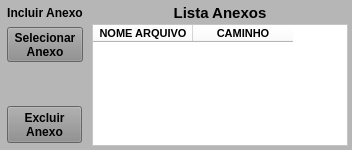
           <widget class="QWidget" name="widget_Cor6" native="true">
            <property name="maximumSize">
             <size>
              <width>16777215</width>
              <height>150</height>
             </size>
            </property>
            <property name="styleSheet">
             <string notr="true">background-color: rgb(182, 182, 182);</string>
            </property>
            <layout class="QHBoxLayout" name="horizontalLayout_7">
             <property name="spacing">
              <number>2</number>
             </property>
             <property name="leftMargin">
              <number>2</number>
             </property>
             <property name="topMargin">
              <number>2</number>
             </property>
             <property name="rightMargin">
              <number>2</number>
             </property>
             <property name="bottomMargin">
              <number>2</number>
             </property>
             <item>
              <widget class="QWidget" name="widget_31" native="true">
               <property name="minimumSize">
                <size>
                 <width>86</width>
                 <height>0</height>
                </size>
               </property>
               <property name="maximumSize">
                <size>
                 <width>86</width>
                 <height>16777215</height>
                </size>
               </property>
               <property name="styleSheet">
                <string notr="true"/>
               </property>
               <layout class="QVBoxLayout" name="verticalLayout_11">
                <property name="spacing">
                 <number>2</number>
                </property>
                <property name="leftMargin">
                 <number>2</number>
                </property>
                <property name="topMargin">
                 <number>2</number>
                </property>
                <property name="rightMargin">
                 <number>2</number>
                </property>
                <property name="bottomMargin">
                 <number>2</number>
                </property>
                <item>
                 <widget class="QLabel" name="label_10">
                  <property name="maximumSize">
                   <size>
                    <width>16777215</width>
                    <height>18</height>
                   </size>
                  </property>
                  <property name="font">
                   <font>
                    <pointsize>9</pointsize>
                    <weight>75</weight>
                    <bold>true</bold>
                   </font>
                  </property>
                  <property name="text">
                   <string>Incluir Anexo</string>
                  </property>
                  <property name="alignment">
                   <set>Qt::AlignCenter</set>
                  </property>
                 </widget>
                </item>
                <item>
                 <widget class="QWidget" name="widget_35" native="true">
                  <property name="styleSheet">
                   <string notr="true"/>
                  </property>
                  <layout class="QVBoxLayout" name="verticalLayout_7">
                   <property name="spacing">
                    <number>3</number>
                   </property>
                   <property name="leftMargin">
                    <number>3</number>
                   </property>
                   <property name="topMargin">
                    <number>3</number>
                   </property>
                   <property name="rightMargin">
                    <number>3</number>
                   </property>
                   <property name="bottomMargin">
                    <number>3</number>
                   </property>
                   <item>
                    <widget class="QPushButton" name="btn_SelecionarAnexo">
                     <property name="sizePolicy">
                      <sizepolicy hsizetype="Preferred" vsizetype="Preferred">
                       <horstretch>0</horstretch>
                       <verstretch>0</verstretch>
                      </sizepolicy>
                     </property>
                     <property name="minimumSize">
                      <size>
                       <width>76</width>
                       <height>35</height>
                      </size>
                     </property>
                     <property name="maximumSize">
                      <size>
                       <width>76</width>
                       <height>35</height>
                      </size>
                     </property>
                     <property name="font">
                      <font>
                       <pointsize>9</pointsize>
                       <weight>75</weight>
                       <bold>true</bold>
                      </font>
                     </property>
                     <property name="cursor">
                      <cursorShape>PointingHandCursor</cursorShape>
                     </property>
                     <property name="layoutDirection">
                      <enum>Qt::LeftToRight</enum>
                     </property>
                     <property name="autoFillBackground">
                      <bool>false</bool>
                     </property>
                     <property name="styleSheet">
                      <string notr="true">background-color: rgb(141, 141, 141);</string>
                     </property>
                     <property name="text">
                      <string>Selecionar
Anexo</string>
                     </property>
                     <property name="checkable">
                      <bool>false</bool>
                     </property>
                     <property name="autoDefault">
                      <bool>false</bool>
                     </property>
                     <property name="default">
                      <bool>false</bool>
                     </property>
                     <property name="flat">
                      <bool>false</bool>
                     </property>
                    </widget>
                   </item>
                   <item>
                    <widget class="QLabel" name="label_6">
                     <property name="text">
                      <string/>
                     </property>
                    </widget>
                   </item>
                   <item>
                    <widget class="QPushButton" name="btn_ExcluirAnexo">
                     <property name="sizePolicy">
                      <sizepolicy hsizetype="Fixed" vsizetype="Preferred">
                       <horstretch>0</horstretch>
                       <verstretch>0</verstretch>
                      </sizepolicy>
                     </property>
                     <property name="maximumSize">
                      <size>
                       <width>75</width>
                       <height>16777215</height>
                      </size>
                     </property>
                     <property name="font">
                      <font>
                       <pointsize>9</pointsize>
                       <weight>75</weight>
                       <bold>true</bold>
                      </font>
                     </property>
                     <property name="cursor">
                      <cursorShape>PointingHandCursor</cursorShape>
                     </property>
                     <property name="layoutDirection">
                      <enum>Qt::LeftToRight</enum>
                     </property>
                     <property name="autoFillBackground">
                      <bool>false</bool>
                     </property>
                     <property name="styleSheet">
                      <string notr="true">background-color: rgb(141, 141, 141);</string>
                     </property>
                     <property name="text">
                      <string>Excluir 
Anexo</string>
                     </property>
                     <property name="checkable">
                      <bool>false</bool>
                     </property>
                     <property name="autoDefault">
                      <bool>false</bool>
                     </property>
                     <property name="default">
                      <bool>false</bool>
                     </property>
                     <property name="flat">
                      <bool>false</bool>
                     </property>
                    </widget>
                   </item>
                  </layout>
                 </widget>
                </item>
               </layout>
              </widget>
             </item>
             <item>
              <widget class="QWidget" name="widget_27" native="true">
               <property name="styleSheet">
                <string notr="true"/>
               </property>
               <layout class="QVBoxLayout" name="verticalLayout_12">
                <property name="spacing">
                 <number>2</number>
                </property>
                <property name="leftMargin">
                 <number>2</number>
                </property>
                <property name="topMargin">
                 <number>2</number>
                </property>
                <property name="rightMargin">
                 <number>2</number>
                </property>
                <property name="bottomMargin">
                 <number>2</number>
                </property>
                <item>
                 <widget class="QLabel" name="label_9">
                  <property name="maximumSize">
                   <size>
                    <width>16777215</width>
                    <height>18</height>
                   </size>
                  </property>
                  <property name="font">
                   <font>
                    <pointsize>11</pointsize>
                    <weight>75</weight>
                    <bold>true</bold>
                   </font>
                  </property>
                  <property name="text">
                   <string>Lista Anexos</string>
                  </property>
                  <property name="alignment">
                   <set>Qt::AlignCenter</set>
                  </property>
                 </widget>
                </item>
                <item>
                 <widget class="QTableWidget" name="table_Anexos">
                  <property name="sizePolicy">
                   <sizepolicy hsizetype="Preferred" vsizetype="Preferred">
                    <horstretch>0</horstretch>
                    <verstretch>0</verstretch>
                   </sizepolicy>
                  </property>
                  <property name="styleSheet">
                   <string notr="true">background-color: rgb(255, 255, 255);</string>
                  </property>
                  <column>
                   <property name="text">
                    <string>NOME ARQUIVO</string>
                   </property>
                   <property name="font">
                    <font>
                     <family>MS Shell Dlg 2</family>
                     <pointsize>8</pointsize>
                     <weight>75</weight>
                     <bold>true</bold>
                    </font>
                   </property>
                  </column>
                  <column>
                   <property name="text">
                    <string>CAMINHO</string>
                   </property>
                   <property name="font">
                    <font>
                     <family>MS Shell Dlg 2</family>
                     <pointsize>8</pointsize>
                     <weight>75</weight>
                     <bold>true</bold>
                    </font>
                   </property>
                  </column>
                 </widget>
                </item>
               </layout>
              </widget>
             </item>
            </layout>
           </widget>
